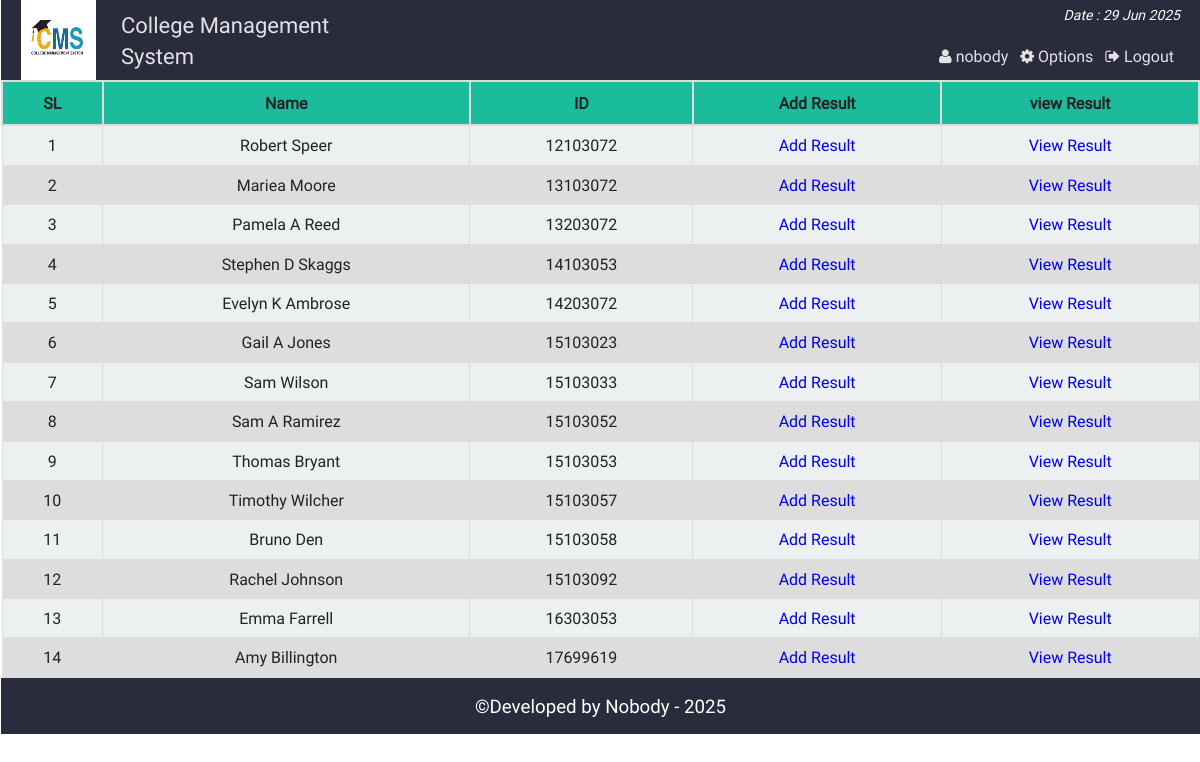
The app's page /st_result.php (signed in) with its own data.
### tables this page shows
CREATE TABLE `st_info` (
  `st_id` int(11) NOT NULL,
  `name` varchar(100) NOT NULL,
  `password` varchar(32) NOT NULL,
  `email` varchar(50) NOT NULL,
  `bday` date NOT NULL,
  `program` varchar(10) NOT NULL,
  `contact` varchar(20) NOT NULL,
  `gender` varchar(10) NOT NULL,
  `address` varchar(255) NOT NULL,
  `img` varchar(255) DEFAULT NULL
);

### php/functions.php (called while the page is built, shortened)
<?php
class login_registration_class{
	public function get_all_student(){
		global $conn;
		$sql = "select * from st_info order by st_id ASC";
		$query = $conn->query($sql);
		return $query;
	}
};
?>

### st_result.php (the view, shortened to what this page needs)
<?php
	require "php/config.php";
	require_once "php/functions.php";
	$user = new login_registration_class();
?>
<?php
include "php/headertop_admin.php";
?>
<div class="all_student fix">
		<table class="tab_one" style="text-align:center;">
			<tr>
				<th style="text-align:center;">SL</th>
				<th style="text-align:center;">Name</th>
				<th style="text-align:center;">ID</th>
				<th style="text-align:center;">Add Result</th>
				<th style="text-align:center;">view Result</th>
			</tr>
			<?php
			$i=0;
				$alluser = $user->get_all_student();
				while($rows = $alluser->fetch_assoc()){
				$i++;
		?>
			<tr>
				<td><?php echo $i;?></td>
				<td><?php echo $rows['name'];?></td>
				<td><?php echo $rows['st_id'];?></td>
				<td><a href="add_result.php?ar=<?php echo $rows['st_id']; ?>&vn=<?php echo $rows['name'];?>">Add Result</a></td>
				<td><a href="view_result.php?vr=<?php echo $rows['st_id']; ?>&vn=<?php echo $rows['name'];?>">View Result</a></td>
			</tr>
			<?php } ?>
		</table>
</div>
<?php include "php/footerbottom.php";?>

### css/main.css (style rules this page uses)
html { color: #222; font-size: 1em; line-height: 1.4; }
a { text-decoration:none; }
.fix { overflow:hidden; }
body { font-family:roboto !important; background:url(../img/ptrn.png) repeat fixed; }
.st_reg th, td { padding: 8px; }
table.tab_one { width:100%; }
table.tab_one th { background:#1abc9c; padding:10px; font-weight:bold; text-align:left; }
table.tab_one td { border:1px solid #ddd; padding:8px; }
table.tab_one td a { text-decoration:none; }
table.tab_one tr:nth-child(odd) { background:#ddd; }
table.tab_one tr:nth-child(even) { background:#ecf0f1; }
.all_student { min-height:450px; }
table.att_tab tr,td,th { border:2px solid #ddd; border-collapse:collapse; padding:8px; }

### records on screen
st_info: name "Robert Speer", st_id "12103072"
st_info: name "Mariea Moore", st_id "13103072"
st_info: name "Pamela A Reed", st_id "13203072"
st_info: name "Stephen D Skaggs", st_id "14103053"
st_info: name "Evelyn K Ambrose", st_id "14203072"
st_info: name "Gail A Jones", st_id "15103023"
st_info: name "Sam Wilson", st_id "15103033"
st_info: name "Sam A Ramirez", st_id "15103052"
st_info: name "Thomas Bryant", st_id "15103053"
st_info: name "Timothy Wilcher", st_id "15103057"
st_info: name "Bruno Den", st_id "15103058"
st_info: name "Rachel Johnson", st_id "15103092"
st_info: name "Emma Farrell", st_id "16303053"
st_info: name "Amy Billington", st_id "17699619"

### other values on screen
$admin_name "nobody"
